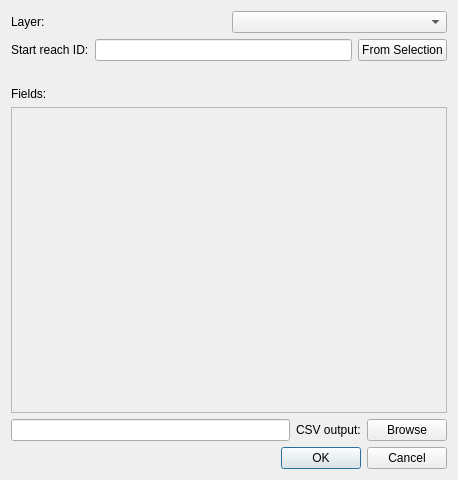
<?xml version="1.0" encoding="UTF-8"?>
<ui version="4.0">
 <class>networkProfilerDialogBase</class>
 <widget class="QDialog" name="networkProfilerDialogBase">
  <property name="geometry">
   <rect>
    <x>0</x>
    <y>0</y>
    <width>458</width>
    <height>480</height>
   </rect>
  </property>
  <property name="windowTitle">
   <string>Network Profiler</string>
  </property>
  <layout class="QVBoxLayout" name="verticalLayout">
   <item>
    <layout class="QHBoxLayout" name="horizontalLayout">
     <item>
      <widget class="QLabel" name="lblNetwork">
       <property name="text">
        <string>Layer:</string>
       </property>
      </widget>
     </item>
     <item>
      <widget class="QComboBox" name="ctlLayer"/>
     </item>
    </layout>
   </item>
   <item>
    <layout class="QHBoxLayout" name="horizontalLayout_2">
     <item>
      <widget class="QLabel" name="lblReachID">
       <property name="text">
        <string>Start reach ID:</string>
       </property>
      </widget>
     </item>
     <item>
      <widget class="QLineEdit" name="ctlReachInt"/>
     </item>
     <item>
      <widget class="QPushButton" name="cmdGetReachFromMap">
       <property name="text">
        <string>From Selection</string>
       </property>
      </widget>
     </item>
    </layout>
   </item>
   <item>
    <widget class="QLabel" name="lblWarning">
     <property name="text">
      <string/>
     </property>
    </widget>
   </item>
   <item>
    <layout class="QVBoxLayout" name="verticalLayout_2">
     <item>
      <widget class="QLabel" name="lblFields">
       <property name="text">
        <string>Fields:</string>
       </property>
      </widget>
     </item>
     <item>
      <widget class="QScrollArea" name="scrollArea">
       <property name="widgetResizable">
        <bool>true</bool>
       </property>
       <widget class="QWidget" name="scrollAreaWidgetContents">
        <property name="geometry">
         <rect>
          <x>0</x>
          <y>0</y>
          <width>430</width>
          <height>242</height>
         </rect>
        </property>
       </widget>
      </widget>
     </item>
    </layout>
   </item>
   <item>
    <layout class="QHBoxLayout" name="horizontalLayout_3">
     <item>
      <widget class="QLineEdit" name="txtCSVOutput"/>
     </item>
     <item>
      <widget class="QLabel" name="lblCSV">
       <property name="text">
        <string>CSV output:</string>
       </property>
      </widget>
     </item>
     <item>
      <widget class="QPushButton" name="cmdBrowseCSV">
       <property name="text">
        <string>Browse</string>
       </property>
      </widget>
     </item>
    </layout>
   </item>
   <item>
    <widget class="QDialogButtonBox" name="cmdButtons">
     <property name="orientation">
      <enum>Qt::Horizontal</enum>
     </property>
     <property name="standardButtons">
      <set>QDialogButtonBox::Cancel|QDialogButtonBox::Ok</set>
     </property>
    </widget>
   </item>
  </layout>
 </widget>
 <resources/>
 <connections>
  <connection>
   <sender>cmdButtons</sender>
   <signal>accepted()</signal>
   <receiver>networkProfilerDialogBase</receiver>
   <slot>accept()</slot>
   <hints>
    <hint type="sourcelabel">
     <x>150</x>
     <y>280</y>
    </hint>
    <hint type="destinationlabel">
     <x>20</x>
     <y>20</y>
    </hint>
   </hints>
  </connection>
  <connection>
   <sender>cmdButtons</sender>
   <signal>accepted()</signal>
   <receiver>networkProfilerDialogBase</receiver>
   <slot>reject()</slot>
   <hints>
    <hint type="sourcelabel">
     <x>150</x>
     <y>280</y>
    </hint>
    <hint type="destinationlabel">
     <x>20</x>
     <y>20</y>
    </hint>
   </hints>
  </connection>
 </connections>
</ui>
